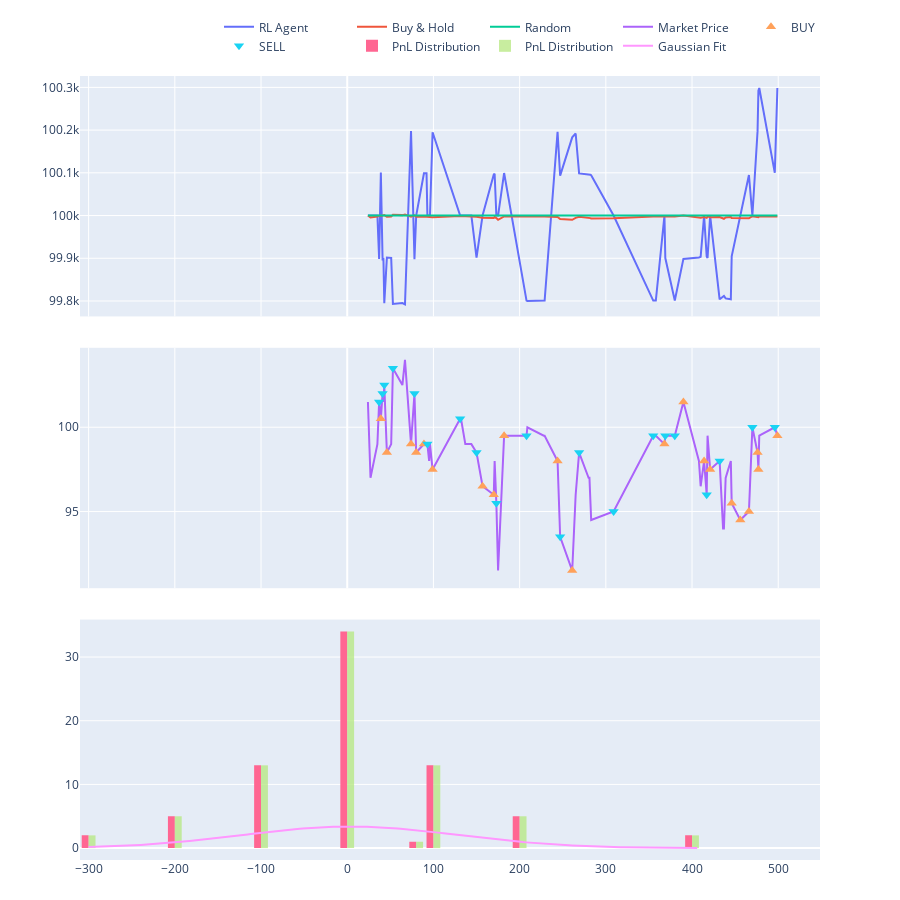

Notebook cell for this chart:
### Code cell
import numpy as np
from scipy.stats import norm

# --- Histogram ---
fig.add_trace(
    go.Histogram(
        x=df["pnl_step"],
        nbinsx=50,
        name="PnL Distribution",
        opacity=0.75
    ),
    row=3, col=1
)

# --- Gaussian Overlay ---
pnl = df["pnl_step"]

x = np.linspace(pnl.min(), pnl.max(), 200)
pdf = norm.pdf(x, pnl.mean(), pnl.std())

# Scale PDF to histogram height
pdf = pdf * len(pnl) * (pnl.max() - pnl.min()) / 50

fig.add_trace(
    go.Scatter(
        x=x,
        y=pdf,
        mode="lines",
        name="Gaussian Fit"
    ),
    row=3, col=1
)
